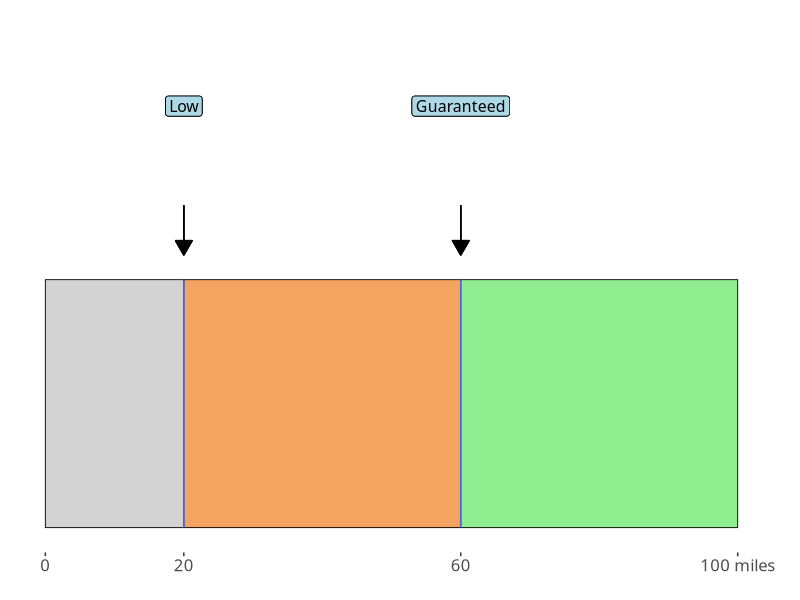
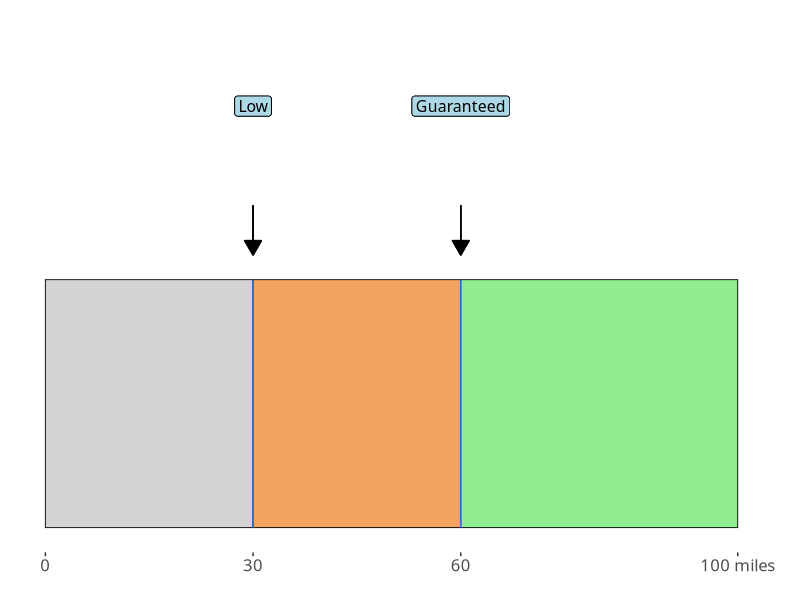
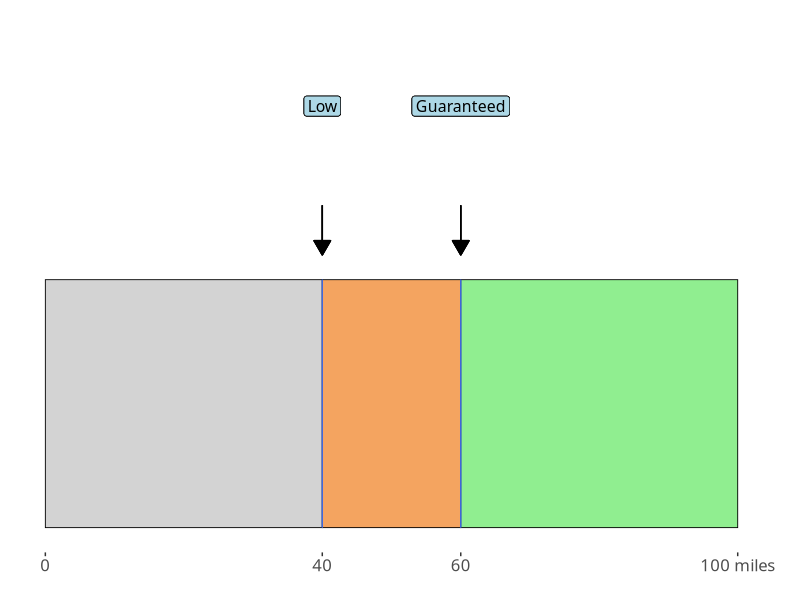
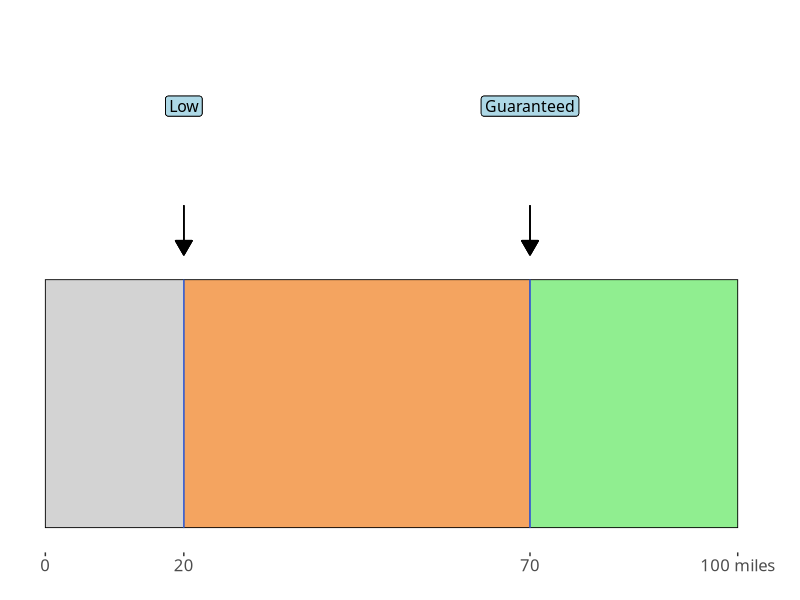
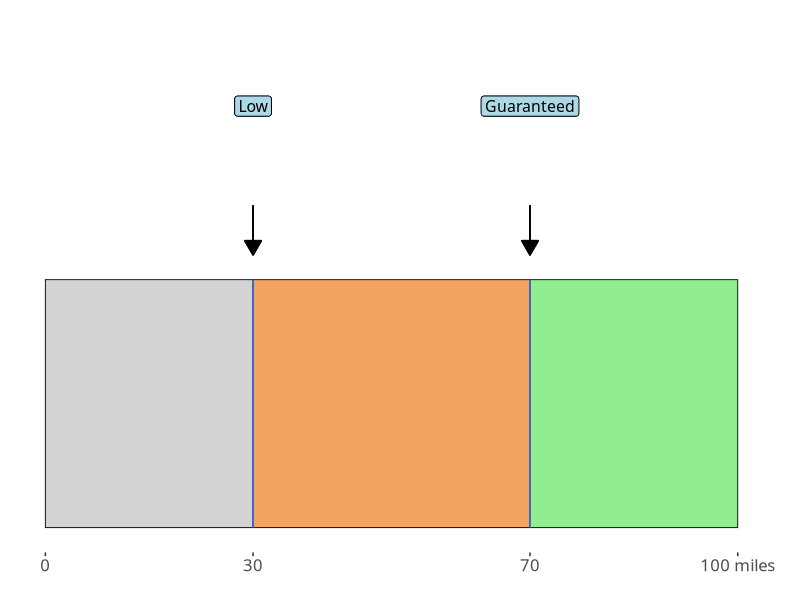
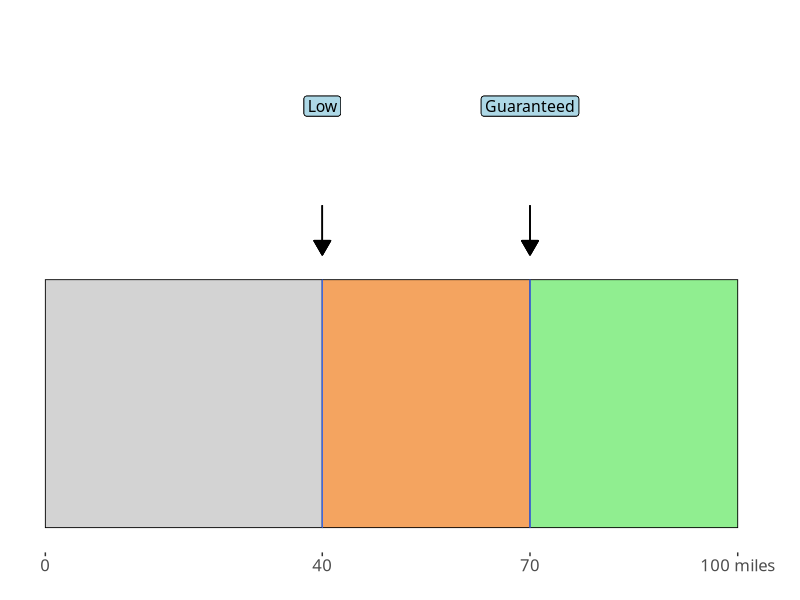
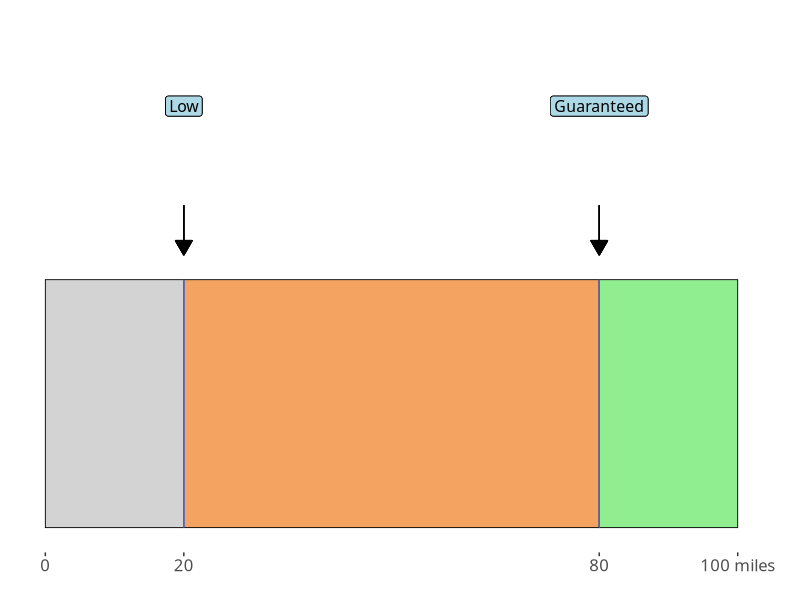
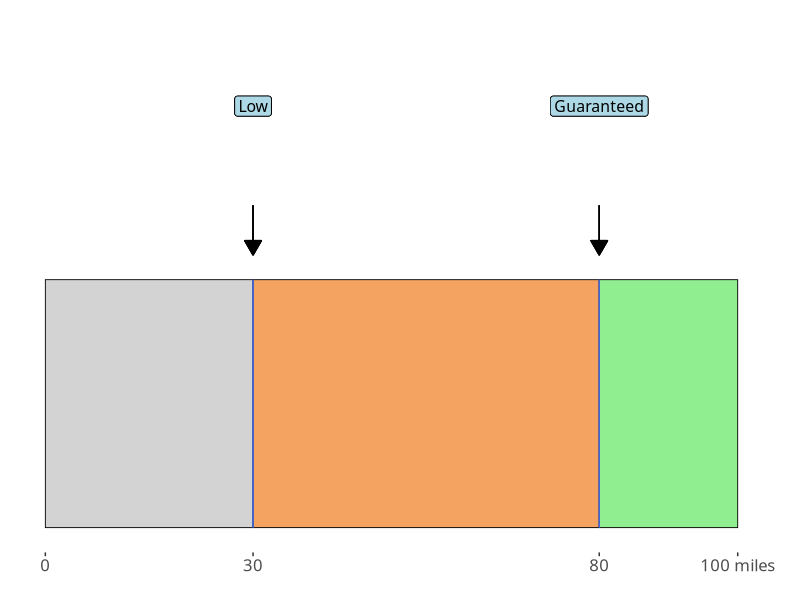

These charts were generated, in order, by the following R code: (Note: this script raises an error after producing the figures.)
library(tidyverse)
library(here)

# Define the function
generate_plot <- function(user_rng, guar_thre, lower_bound) {
    
    # Thresholds
    threshold <- data.frame(
        xmin = c(0, lower_bound, guar_thre),
        xmax = c(lower_bound, guar_thre, user_rng),
        ymin = 0,
        ymax = 0.1,
        fill = c("lightgrey", "sandybrown", "lightgreen")
    )
    
    # Plot
    battery_plot <- ggplot(threshold,
                           aes(xmin = xmin, xmax = xmax,
                               ymin = ymin, ymax = ymax,
                               fill = fill)) +
        
        geom_rect(color = "black", linewidth = 0.3) +
        
        geom_segment(
            aes(x = lower_bound, xend = lower_bound, y = 0, yend = 0.1),
            color = "royalblue", size = 0.3
        ) +
        geom_segment(
            aes(x = guar_thre, xend = guar_thre, y = 0, yend = 0.1),
            color = "royalblue", size = 0.3
        ) +
        
        geom_label(
            aes(x = lower_bound, y = 0.17, label = "Low"),
            label.padding = unit(0.2, "lines"),
            size = 4, hjust = 0.5, family = "Ubuntu", fill = "lightblue"
        ) +
        geom_label(
            aes(x = guar_thre, y = 0.17, label = "Guaranteed"),
            label.padding = unit(0.2, "lines"),
            size = 4, hjust = 0.5, family = "Ubuntu", fill = "lightblue"
        ) +    
        
        geom_segment(
            aes(x = lower_bound, xend = lower_bound, y = 0.11, yend = 0.13),
            arrow = arrow(length = unit(0.03, "npc"),
                          type = "closed", ends = "first")
        ) +
        geom_segment(
            aes(x = guar_thre, xend = guar_thre, y = 0.11, yend = 0.13),
            arrow = arrow(length = unit(0.03, "npc"),
                          type = "closed", ends = "first")
        ) +
        
        scale_fill_identity() +
        scale_x_continuous(
            breaks = c(0, lower_bound, guar_thre, user_rng),
            labels = c(0, lower_bound, guar_thre, paste(user_rng, "miles"))
        ) +
        labs(x = "", y = "") +
        coord_cartesian(ylim = c(0, 0.2)) +
        theme_bw(base_family = "Ubuntu") +
        theme(legend.position = "none",
              axis.text.x = element_text(size = 12),
              axis.title.y = element_blank(),
              axis.text.y = element_blank(),
              axis.ticks.y = element_blank(),
              panel.border = element_blank(),
              panel.grid = element_blank(),
              plot.margin = margin(5, 20, 5, 5))
    
    # Save
    plot_name <- paste0("u_", user_rng,
                        "_g_", guar_thre,
                        "_l_", lower_bound, ".png")
    ggsave(filename = here("project", "battery_v2g", plot_name),
           plot = battery_plot, width = 4, height = 4 * 0.3, units = "in")
}

# Call the function to generate every possible combination
user_rng_vals <- seq(100, 600, by = 50)
guar_pct <- c(0.60, 0.70, 0.80)
low_pct <- c(0.20, 0.30, 0.40)

for (user_rng in user_rng_vals) {
    for (guar_p in guar_pct) {
        for (low_p in low_pct) {
            guar_thre <- round((user_rng * guar_p) / 5) * 5
            lower_bound <- round((user_rng * low_p) / 5) * 5
            generate_plot(user_rng, guar_thre, lower_bound)
        }
    }
}
